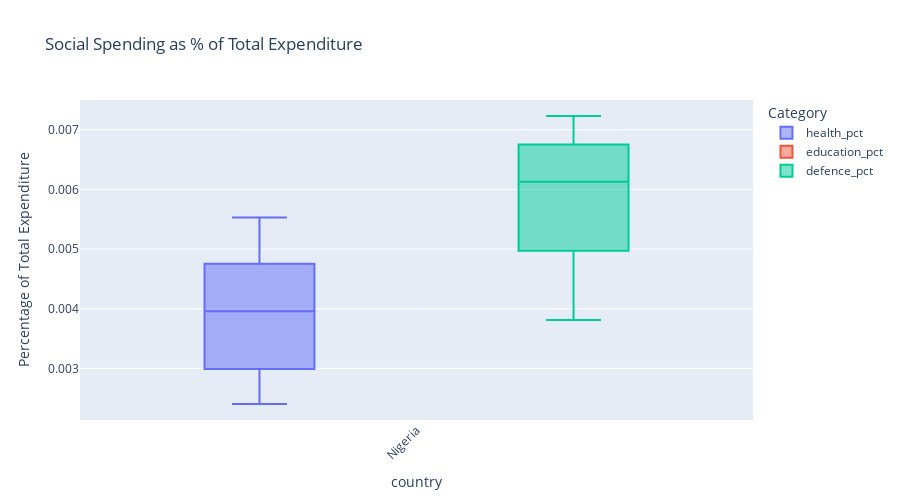

Notebook code cell kept with this figure:
### Markdown cell above
## 4. Social Spending Analysis

### Code cell
# Analyze health and education expenditure
social_cols = ['country', 'year', 'health_expenditure', 'education_expenditure', 
               'defence_expenditure', 'expenditure']
available_social = [col for col in social_cols if col in df.columns]

social_data = df[available_social].dropna(subset=['health_expenditure', 'education_expenditure'], how='all')

if len(social_data) > 0:
    # Calculate shares of total expenditure
    if 'expenditure' in social_data.columns:
        if 'health_expenditure' in social_data.columns:
            social_data['health_pct'] = (social_data['health_expenditure'] / social_data['expenditure'] * 100)
        if 'education_expenditure' in social_data.columns:
            social_data['education_pct'] = (social_data['education_expenditure'] / social_data['expenditure'] * 100)
        if 'defence_expenditure' in social_data.columns:
            social_data['defence_pct'] = (social_data['defence_expenditure'] / social_data['expenditure'] * 100)
    
    print("Social Spending Summary:")
    print(social_data.groupby('country')[['health_expenditure', 'education_expenditure']].mean().round(2))
    
    # Visualize if we have percentage data
    pct_cols = [col for col in ['health_pct', 'education_pct', 'defence_pct'] if col in social_data.columns]
    if pct_cols:
        fig = px.box(social_data.melt(id_vars=['country', 'year'], value_vars=pct_cols),
                     x='country', y='value', color='variable',
                     title='Social Spending as % of Total Expenditure',
                     labels={'value': 'Percentage of Total Expenditure', 'variable': 'Category'},
                     height=500)
        fig.update_xaxes(tickangle=-45)
        fig.show()
else:
    print("⚠️ Limited social spending data available")
    print(f"Available columns: {available_social}")

### Figure 1 — Plotly figure (JSON) as saved in the notebook; plotly's stock layout.template omitted (floating-point values rounded to 4 significant figures)
{"data": [{"alignmentgroup": "True", "hovertemplate": "Category=health_pct<br>country=%{x}<br>Percentage of Total Expenditure=%{y}<extra></extra>", "legendgroup": "health_pct", "marker": {"color": "#636efa"}, "name": "health_pct", "notched": false, "offsetgroup": "health_pct", "orientation": "v", "showlegend": true, "type": "box", "x": ["Nigeria", "Nigeria", "Nigeria", "Nigeria", "Nigeria", "Nigeria", "Nigeria", "Nigeria", "Nigeria", "Nigeria", "Nigeria", "Nigeria", "Nigeria", "Nigeria", "Nigeria", "Nigeria", "Nigeria", "Nigeria", "Nigeria", "Nigeria", "Nigeria", "Nigeria", "Nigeria", "Nigeria", "South Africa", "South Africa", "South Africa", "South Africa", "South Africa", "South Africa", "South Africa", "South Africa", "South Africa", "South Africa", "South Africa", "South Africa", "South Africa", "South Africa", "South Africa", "South Africa", "South Africa", "South Africa", "South Africa"], "x0": " ", "xaxis": "x", "y": [NaN, NaN, NaN, NaN, NaN, NaN, NaN, NaN, NaN, NaN, 0.00248, 0.005527, 0.004821, 0.003986, 0.004753, 0.005406, 0.003775, 0.002812, 0.003933, 0.004106, 0.004253, 0.003302, 0.00299, 0.002403, NaN, NaN, NaN, NaN, NaN, NaN, NaN, NaN, NaN, NaN, NaN, NaN, NaN, NaN, NaN, NaN, NaN, NaN, NaN], "y0": " ", "yaxis": "y"}, {"alignmentgroup": "True", "hovertemplate": "Category=education_pct<br>country=%{x}<br>Percentage of Total Expenditure=%{y}<extra></extra>", "legendgroup": "education_pct", "marker": {"color": "#EF553B"}, "name": "education_pct", "notched": false, "offsetgroup": "education_pct", "orientation": "v", "showlegend": true, "type": "box", "x": ["Nigeria", "Nigeria", "Nigeria", "Nigeria", "Nigeria", "Nigeria", "Nigeria", "Nigeria", "Nigeria", "Nigeria", "Nigeria", "Nigeria", "Nigeria", "Nigeria", "Nigeria", "Nigeria", "Nigeria", "Nigeria", "Nigeria", "Nigeria", "Nigeria", "Nigeria", "Nigeria", "Nigeria", "South Africa", "South Africa", "South Africa", "South Africa", "South Africa", "South Africa", "South Africa", "South Africa", "South Africa", "South Africa", "South Africa", "South Africa", "South Africa", "South Africa", "South Africa", "South Africa", "South Africa", "South Africa", "South Africa"], "x0": " ", "xaxis": "x", "y": [NaN, NaN, NaN, NaN, NaN, NaN, NaN, NaN, NaN, NaN, NaN, NaN, NaN, NaN, NaN, NaN, NaN, NaN, NaN, NaN, NaN, NaN, NaN, NaN, NaN, NaN, NaN, NaN, NaN, NaN, NaN, NaN, NaN, NaN, NaN, NaN, NaN, NaN, NaN, NaN, NaN, NaN, NaN], "y0": " ", "yaxis": "y"}, {"alignmentgroup": "True", "hovertemplate": "Category=defence_pct<br>country=%{x}<br>Percentage of Total Expenditure=%{y}<extra></extra>", "legendgroup": "defence_pct", "marker": {"color": "#00cc96"}, "name": "defence_pct", "notched": false, "offsetgroup": "defence_pct", "orientation": "v", "showlegend": true, "type": "box", "x": ["Nigeria", "Nigeria", "Nigeria", "Nigeria", "Nigeria", "Nigeria", "Nigeria", "Nigeria", "Nigeria", "Nigeria", "Nigeria", "Nigeria", "Nigeria", "Nigeria", "Nigeria", "Nigeria", "Nigeria", "Nigeria", "Nigeria", "Nigeria", "Nigeria", "Nigeria", "Nigeria", "Nigeria", "South Africa", "South Africa", "South Africa", "South Africa", "South Africa", "South Africa", "South Africa", "South Africa", "South Africa", "South Africa", "South Africa", "South Africa", "South Africa", "South Africa", "South Africa", "South Africa", "South Africa", "South Africa", "South Africa"], "x0": " ", "xaxis": "x", "y": [NaN, NaN, NaN, NaN, NaN, NaN, NaN, NaN, NaN, NaN, 0.004972, 0.006753, 0.00723, 0.00603, 0.006658, 0.006934, 0.007145, 0.00415, 0.005866, 0.006228, 0.006451, 0.005236, 0.004741, 0.003811, NaN, NaN, NaN, NaN, NaN, NaN, NaN, NaN, NaN, NaN, NaN, NaN, NaN, NaN, NaN, NaN, NaN, NaN, NaN], "y0": " ", "yaxis": "y"}], "layout": {"boxmode": "group", "height": 500, "legend": {"title": {"text": "Category"}, "tracegroupgap": 0}, "title": {"text": "Social Spending as % of Total Expenditure"}, "xaxis": {"anchor": "y", "domain": [0.0, 1.0], "tickangle": -45, "title": {"text": "country"}}, "yaxis": {"anchor": "x", "domain": [0.0, 1.0], "title": {"text": "Percentage of Total Expenditure"}}}}
